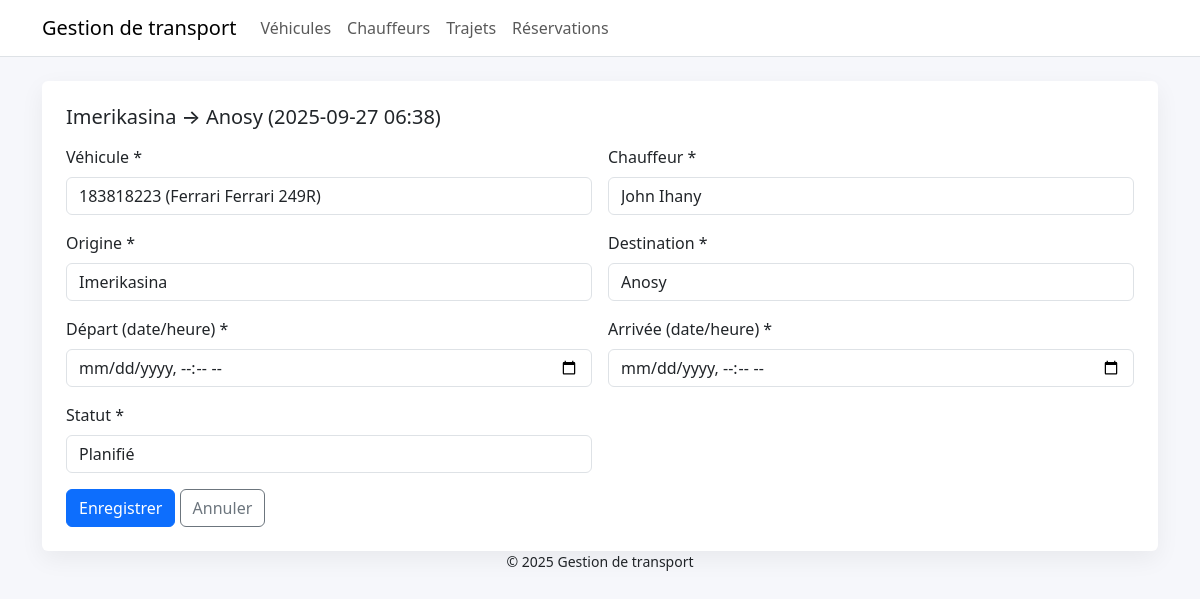
/trajets/3/modifier/, run on the app's committed database.
### transport/models.py (models this page shows, shortened)
class Horodatage(models.Model):
    date_creation = models.DateTimeField(auto_now_add=True)
    date_mise_a_jour = models.DateTimeField(auto_now=True)
    class Meta:
        abstract = True

class Trajet(Horodatage):
    STATUTS = [
        ('planifie', 'Planifié'),
        ('termine', 'Terminé'),
        ('annule', 'Annulé'),
    ]
    vehicule = models.ForeignKey(Vehicule, on_delete=models.PROTECT)
    chauffeur = models.ForeignKey(Chauffeur, on_delete=models.PROTECT)
    origine = models.CharField(max_length=100)
    destination = models.CharField(max_length=100)
    depart_datetime = models.DateTimeField()
    arrivee_datetime = models.DateTimeField()
    statut = models.CharField(max_length=20, choices=STATUTS, default='planifie')
    def __str__(self):
        return f"{self.origine} → {self.destination} ({self.depart_datetime:%Y-%m-%d %H:%M})"

### transport/views.py (the view, shortened to what this page needs)
# urls.py: path('trajets/<int:pk>/modifier/', views.TrajetMiseAJourVue.as_view(), name='trajet_modifier'),
class TrajetMiseAJourVue(UpdateView):
    model = Trajet
    form_class = TrajetFormulaire
    template_name = 'transport/trajet_formulaire.html'
    success_url = reverse_lazy('trajet_liste')

### transport/forms.py
class TrajetFormulaire(FormulaireBootstrap):
    depart_datetime = forms.DateTimeField(widget=forms.DateTimeInput(attrs={'type': 'datetime-local'}), label="Départ (date/heure)")
    arrivee_datetime = forms.DateTimeField(widget=forms.DateTimeInput(attrs={'type': 'datetime-local'}), label="Arrivée (date/heure)")
    class Meta:
        model = Trajet
        fields = ['vehicule', 'chauffeur', 'origine', 'destination', 'depart_datetime', 'arrivee_datetime', 'statut']
        labels = {
            'vehicule': 'Véhicule',
            'chauffeur': 'Chauffeur',
            'origine': 'Origine',
            'destination': 'Destination',
            'statut': 'Statut',
        }

### transport/models.py (called while the page is built)
    def __str__(self):
        return f"{self.immatriculation} ({self.marque} {self.modele})"

    def __str__(self):
        return f"{self.prenom} {self.nom}"

### transport/templates/transport/trajet_formulaire.html (shortened to what this page needs)
{% extends 'base.html' %}
{% block content %}
<div class="card carte p-4">
  <h2 class="h5 mb-3">{{ object|default_if_none:"Nouveau trajet" }}</h2>
  <form method="post">
    <div class="row g-3">
      {% for champ in form %}
      <div class="col-md-6">
        <label class="form-label">{{ champ.label }}{% if champ.field.required %} *{% endif %}</label>
        {{ champ }}
      </div>
      {% endfor %}
    </div>
    <div class="mt-3">
      <button class="btn btn-primary">Enregistrer</button>
      <a href="{% url 'trajet_liste' %}" class="btn btn-outline-secondary">Annuler</a>
    </div>
  </form>
</div>
{% endblock %}

### transport/templates/base.html (style rules this page uses)
body { background:#f6f7fb; }
.carte { border:none; box-shadow: 0 8px 24px rgba(0,0,0,.06); }

### data on the page
Trajet: origine+destination+depart_datetime "Imerikasina → Anosy (2025-09-27 06:38)", form "183818223 (Ferrari Ferrari 249R)" "John Ihany" "Imerikasina" "Anosy" "Planifié"

### other printed values
{{ champ.label }} "Véhicule" "Chauffeur" "Origine" "Destination" "Départ (date/heure)" "Arrivée (date/heure)" "Statut"
